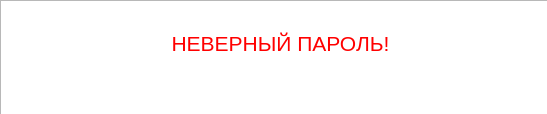
<?xml version="1.0" encoding="UTF-8"?>
<ui version="4.0">
 <class>Form</class>
 <widget class="QWidget" name="Form">
  <property name="geometry">
   <rect>
    <x>0</x>
    <y>0</y>
    <width>547</width>
    <height>114</height>
   </rect>
  </property>
  <property name="windowTitle">
   <string>Form</string>
  </property>
  <widget class="QTextBrowser" name="textBrowser">
   <property name="geometry">
    <rect>
     <x>0</x>
     <y>0</y>
     <width>561</width>
     <height>121</height>
    </rect>
   </property>
   <property name="html">
    <string>&lt;!DOCTYPE HTML PUBLIC &quot;-//W3C//DTD HTML 4.0//EN&quot; &quot;http://www.w3.org/TR/REC-html40/strict.dtd&quot;&gt;
&lt;html&gt;&lt;head&gt;&lt;meta name=&quot;qrichtext&quot; content=&quot;1&quot; /&gt;&lt;style type=&quot;text/css&quot;&gt;
p, li { white-space: pre-wrap; }
&lt;/style&gt;&lt;/head&gt;&lt;body style=&quot; font-family:'MS Shell Dlg 2'; font-size:7.8pt; font-weight:400; font-style:normal;&quot;&gt;
&lt;p align=&quot;center&quot; style=&quot;-qt-paragraph-type:empty; margin-top:0px; margin-bottom:0px; margin-left:0px; margin-right:0px; -qt-block-indent:0; text-indent:0px;&quot;&gt;&lt;br /&gt;&lt;/p&gt;
&lt;p align=&quot;center&quot; style=&quot;-qt-paragraph-type:empty; margin-top:0px; margin-bottom:0px; margin-left:0px; margin-right:0px; -qt-block-indent:0; text-indent:0px;&quot;&gt;&lt;br /&gt;&lt;/p&gt;
&lt;p align=&quot;center&quot; style=&quot; margin-top:0px; margin-bottom:0px; margin-left:0px; margin-right:0px; -qt-block-indent:0; text-indent:0px;&quot;&gt;&lt;span style=&quot; font-size:16pt; color:#ff0000;&quot;&gt;НЕВЕРНЫЙ ПАРОЛЬ!&lt;/span&gt;&lt;/p&gt;&lt;/body&gt;&lt;/html&gt;</string>
   </property>
  </widget>
 </widget>
 <resources/>
 <connections/>
</ui>
